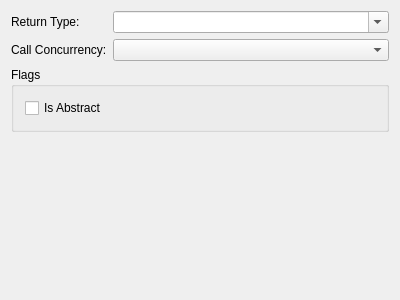
<?xml version="1.0" encoding="UTF-8"?>
<ui version="4.0">
 <class>OperationTab</class>
 <widget class="QWidget" name="OperationTab">
  <property name="geometry">
   <rect>
    <x>0</x>
    <y>0</y>
    <width>400</width>
    <height>300</height>
   </rect>
  </property>
  <property name="windowTitle">
   <string>OperationTab</string>
  </property>
  <property name="locale">
   <locale language="English" country="UnitedStates"/>
  </property>
  <layout class="QFormLayout" name="formLayout">
   <item row="0" column="0">
    <widget class="QLabel" name="returnTypeLabel">
     <property name="text">
      <string>Return Type:</string>
     </property>
    </widget>
   </item>
   <item row="0" column="1">
    <widget class="QComboBox" name="returnTypeCombo">
     <property name="sizePolicy">
      <sizepolicy hsizetype="Expanding" vsizetype="Fixed">
       <horstretch>0</horstretch>
       <verstretch>0</verstretch>
      </sizepolicy>
     </property>
     <property name="editable">
      <bool>true</bool>
     </property>
    </widget>
   </item>
   <item row="1" column="0">
    <widget class="QLabel" name="callConcurrencyLabel">
     <property name="text">
      <string>Call Concurrency:</string>
     </property>
    </widget>
   </item>
   <item row="1" column="1">
    <widget class="QComboBox" name="callConcurrencyCombo"/>
   </item>
   <item row="2" column="0" colspan="2">
    <widget class="QGroupBox" name="groupBox">
     <property name="title">
      <string>Flags</string>
     </property>
     <layout class="QVBoxLayout" name="verticalLayout">
      <item>
       <widget class="QCheckBox" name="isAbstractBox">
        <property name="text">
         <string>Is Abstract</string>
        </property>
       </widget>
      </item>
     </layout>
    </widget>
   </item>
  </layout>
 </widget>
 <layoutdefault spacing="6" margin="11"/>
 <resources/>
 <connections/>
</ui>
